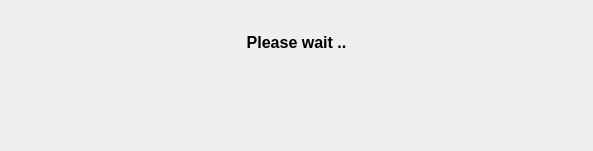
<ui version="4.0" >
 <class>PleaseWaitDialog</class>
 <widget class="QDialog" name="PleaseWaitDialog" >
  <property name="windowModality" >
   <enum>Qt::WindowModal</enum>
  </property>
  <property name="enabled" >
   <bool>true</bool>
  </property>
  <property name="geometry" >
   <rect>
    <x>0</x>
    <y>0</y>
    <width>593</width>
    <height>151</height>
   </rect>
  </property>
  <property name="sizePolicy" >
   <sizepolicy vsizetype="Fixed" hsizetype="Fixed" >
    <horstretch>0</horstretch>
    <verstretch>0</verstretch>
   </sizepolicy>
  </property>
  <property name="minimumSize" >
   <size>
    <width>500</width>
    <height>150</height>
   </size>
  </property>
  <property name="contextMenuPolicy" >
   <enum>Qt::NoContextMenu</enum>
  </property>
  <property name="windowTitle" >
   <string>Please wait ....</string>
  </property>
  <property name="sizeGripEnabled" >
   <bool>false</bool>
  </property>
  <property name="modal" >
   <bool>true</bool>
  </property>
  <layout class="QVBoxLayout" name="verticalLayout" >
   <item>
    <widget class="QLabel" name="label" >
     <property name="font" >
      <font>
       <pointsize>12</pointsize>
       <weight>75</weight>
       <bold>true</bold>
      </font>
     </property>
     <property name="text" >
      <string>Please wait ..</string>
     </property>
     <property name="alignment" >
      <set>Qt::AlignCenter</set>
     </property>
     <property name="wordWrap" >
      <bool>true</bool>
     </property>
    </widget>
   </item>
   <item>
    <widget class="QLabel" name="label_Status" >
     <property name="text" >
      <string/>
     </property>
     <property name="scaledContents" >
      <bool>false</bool>
     </property>
     <property name="alignment" >
      <set>Qt::AlignCenter</set>
     </property>
     <property name="wordWrap" >
      <bool>true</bool>
     </property>
    </widget>
   </item>
  </layout>
 </widget>
 <resources/>
 <connections/>
</ui>
